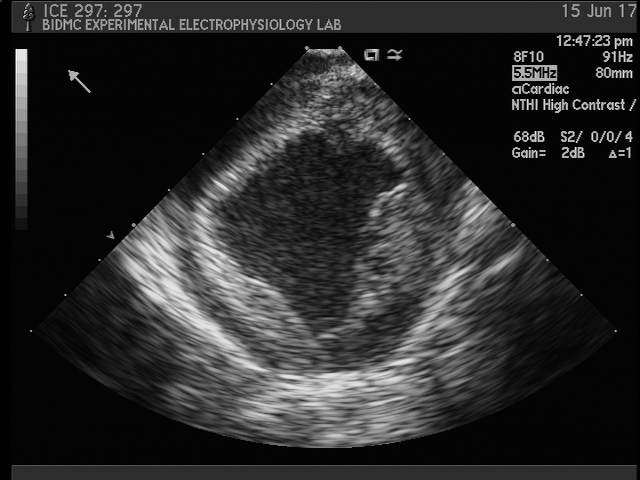
#> input picture images/exp5_images/16062017_125454573_4068.jpg, 640 x 480 px; its folder holds 4 pictures in this run
$ python preliminary.py   (older library calls are emulated)
#> lines starting #> are read from the running program, lines starting #| are printed output that depends on the picture; after the words box and inside, x2 and y2 are one past the last pixel; in counts of white or black regions, pixels touching at a corner belong together
### python explore/speckle.py
import cv2
import matplotlib.pyplot as plt
from scipy import ndimage
import numpy as np
import sys
import pdb
import glob
from skimage.feature import peak_local_max
from contrast import apply_brightness_contrast


### Global variables
dis_thresh = 490


# [69 lines left out: functions helper_save_my_image, helper_get_distance_sq, helper_find_next_speckle, not called in this run]

def find_blob(filename, saveit = False, plotit = False):
#> called with saveit = False, plotit = False
	print(filename)
	a = cv2.imread(filename)
#> a is the input picture: shape (480, 640, 3); min 0, max 254, mean 42.3
	# pdb.set_trace()

	imgray = a.copy()
	imgray = cv2.cvtColor(imgray,cv2.COLOR_BGR2GRAY)

	## find local peaks
	# imgray = cv2.medianBlur(imgray,5)
	fp = np.ones((5, 5))
	fp[:,2] = np.zeros(5)
	fp[2,2] = 1

	coordinates = peak_local_max(imgray, threshold_abs = 150, footprint = fp)
#> coordinates = 2077 pairs, first value 4 to 441, second value 16 to 631

	######################################
	### Mask Out Info by Contour
	######################################
	imgray_cp = imgray.copy()
	ret,thresh = cv2.threshold(imgray_cp,5,255,0)
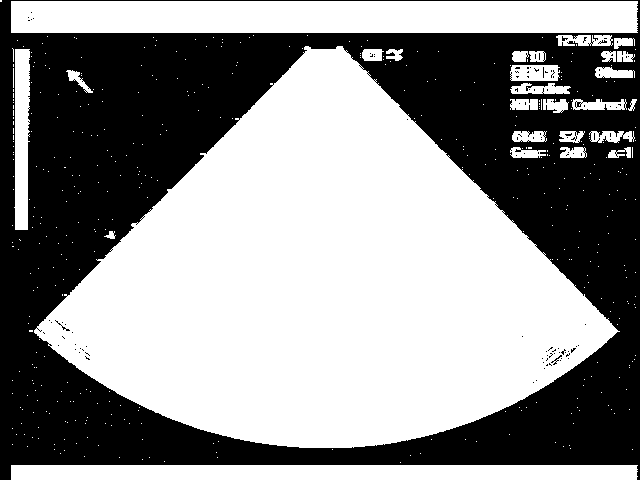
#> thresh: shape (480, 640); 56.3% white; 114 black regions (111 under 20 px)
	# thresh = cv2.erode(thresh, None, iterations=1)
	# thresh = cv2.dilate(thresh, None, iterations=1)

	image, contours, hierarchy = cv2.findContours(thresh,cv2.RETR_EXTERNAL, cv2.CHAIN_APPROX_NONE)
#> contours = 438 contours, 411 with area under 20; largest, box (x1, y1, x2, y2) and area: (34, 46, 620, 448) 134225, (11, 1, 638, 33) 19389, (11, 465, 638, 480) 8754, (14, 49, 30, 230) 2280, (510, 65, 560, 81) 699
	c = max(contours, key=cv2.contourArea)
#> c = contour of 1372 points, box (x1, y1, x2, y2) (34, 46, 620, 448), area 134225

	# [10 lines of commented-out code are left out]

	other_info = imgray.copy()
	other_info = cv2.fillPoly(other_info, pts =[c], color=(255,255,255))
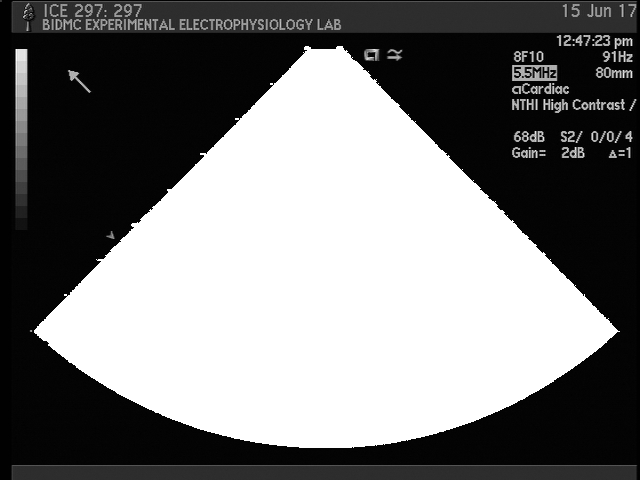
#> other_info: shape (480, 640); min 0, max 255, mean 121.6

	ultra_ori = imgray - other_info
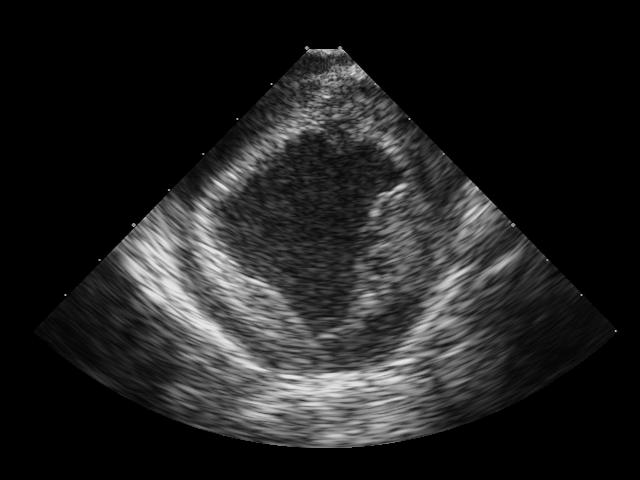
#> ultra_ori: shape (480, 640); min 0, max 229, mean 33.1
	ultra = ultra_ori.copy()
	# [26 lines of commented-out code are left out]
	ret,thresh = cv2.threshold(ultra,100,255,0)
#> thresh: shape (480, 640); 12.6% white; 209 white regions (137 under 20 px), largest, box (x1, y1, x2, y2) and area: (114, 197, 479, 448) 26985, (451, 180, 502, 254) 1608, (204, 147, 265, 201) 1074

	# thresh = cv2.medianBlur(thresh, 11)
	thresh = cv2.dilate(thresh, None,iterations=12) #3
#> thresh: shape (480, 640); 35.4% white; 5 white regions, box (x1, y1, x2, y2) and area: (87, 34, 560, 460) 106250, (603, 318, 629, 344) 676, (431, 141, 457, 167) 675, (53, 282, 78, 308) 650, (569, 282, 594, 308) 650
	thresh = cv2.erode(thresh, None, iterations=2)
#> thresh: shape (480, 640); 33.2% white; 5 white regions, box (x1, y1, x2, y2) and area: (89, 36, 558, 458) 100138, (605, 320, 627, 342) 484, (433, 143, 455, 165) 483, (55, 284, 76, 306) 462, (571, 284, 592, 306) 462

	thresh = cv2.medianBlur(thresh, 11)
#> thresh: shape (480, 640); 33.2% white; 5 white regions, box (x1, y1, x2, y2) and area: (89, 36, 558, 458) 100239, (433, 143, 455, 165) 436, (605, 320, 627, 342) 436, (55, 284, 76, 306) 414, (571, 284, 592, 306) 414
	thresh = cv2.dilate(thresh, None,iterations=12) #3
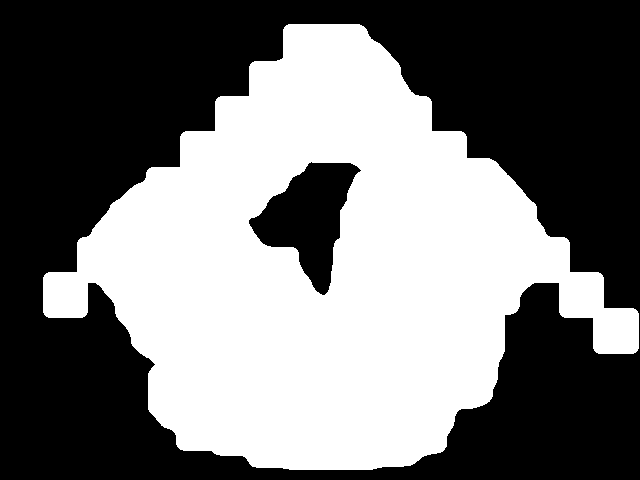
#> thresh: shape (480, 640); 45.3% white; 1 white region, box (x1, y1, x2, y2) and area: (43, 24, 639, 470) 139195
	thresh = cv2.erode(thresh, None, iterations=1)
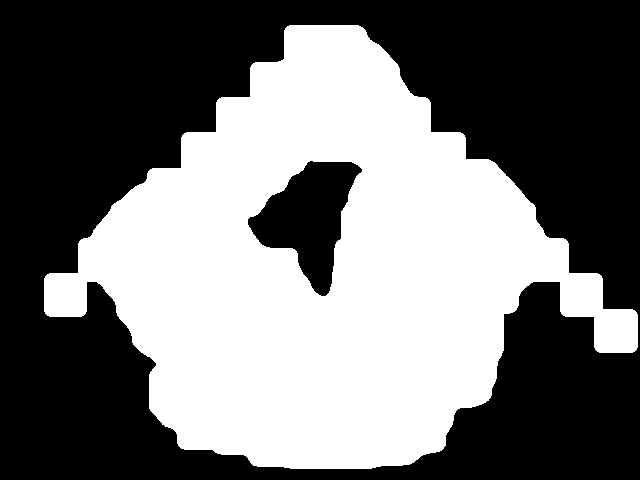
#> thresh: shape (480, 640); 44.4% white; 1 white region, box (x1, y1, x2, y2) and area: (44, 25, 638, 469) 136395


	thresh = cv2.medianBlur(thresh, 11)
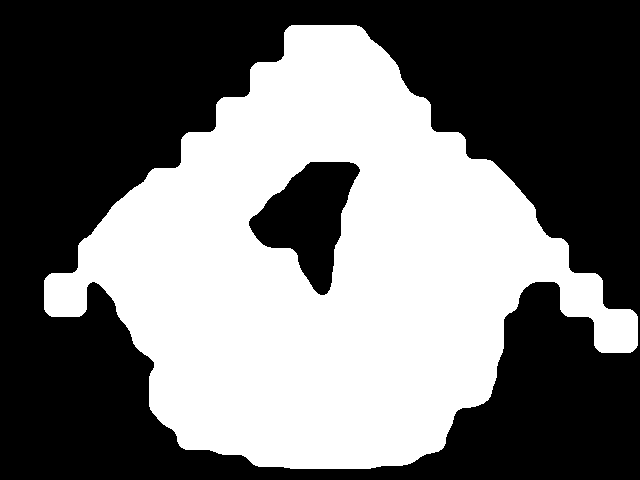
#> thresh: shape (480, 640); 44.4% white; 1 white region, box (x1, y1, x2, y2) and area: (44, 25, 638, 469) 136404

	# for xy in coordinates:
	# 	y, x  = xy[0], xy[1]
	# 	cv2.circle(thresh, (x, y), 2, (0, 255, 0))

	print("saving "+'dilation/'+filename[-8::])
	plt.imsave('dilation/dilation10/'+filename[-8::], thresh)
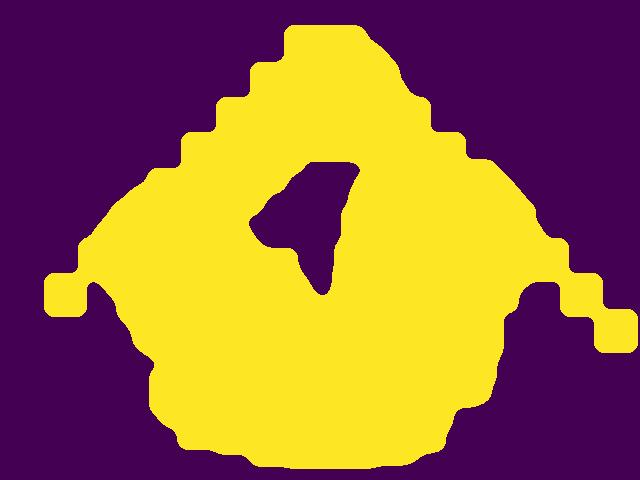
#> saved as 4068.jpg: shape (480, 640, 3); mean R, G, B 150.1, 102.3, 62.2

	# ultra8 = (255 - thresh).astype('uint8')

	# # plt.figure()
	# # plt.imshow(ultra8)
	# # plt.show()

	# # Set up the detector with default parameters.
	# detector = cv2.SimpleBlobDetector_create()

	# # Detect blobs.
	# keypoints = detector.detect(ultra8)

	# # Draw detected blobs as red circles.
	# # cv2.DRAW_MATCHES_FLAGS_DRAW_RICH_KEYPOINTS ensures the size of the circle corresponds to the size of blob
	# im_ori = ultra_ori.copy()
	# ultra_w_circle = cv2.drawKeypoints(im_ori, keypoints, np.array([]), (0,255, 0), cv2.DRAW_MATCHES_FLAGS_DRAW_RICH_KEYPOINTS)
	# processed_w_circle = cv2.drawKeypoints(ultra8, keypoints, np.array([]), (0,255, 0), cv2.DRAW_MATCHES_FLAGS_DRAW_RICH_KEYPOINTS)

	# if saveit:
	# 	helper_save_my_image(filename, ultra_w_circle, processed_w_circle, plotit)

	# # pdb.set_trace()

	# return keypoints, ultra_ori, ultra8


# [45 lines left out: functions two_frames, three_frames, not called in this run]

def process_frames(file_path):

	files = glob.glob(file_path+"*.jpg")
	files = sorted(files)
	file_of_interest = files[0:30]

	for i in range(1, len(file_of_interest)-1):
		prev_file = file_of_interest[i-1]
		this_file = file_of_interest[i]
		next_file = file_of_interest[i+1]

		# two_frames(this_file, next_file)
		# three_frames(prev_file, this_file, next_file)
		find_blob(this_file)
#> pass 2 of the loop in process_frames, `for i in range(1, len(file_of_interest)-1):`:
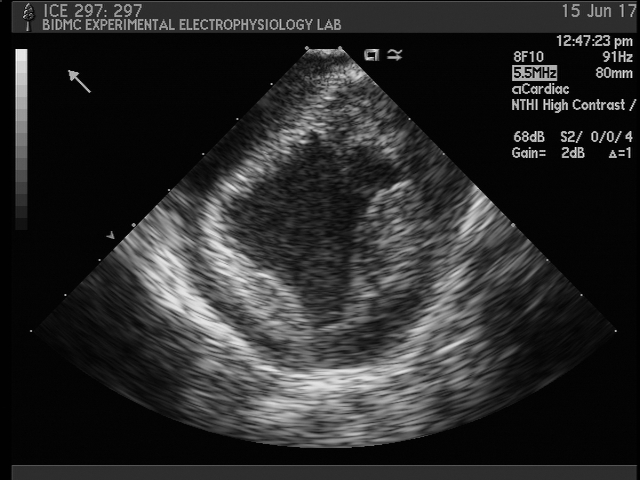
#> input picture images/exp5_images/16062017_125454673_4071.jpg, 640 x 480 px
#> in find_blob, a is the input picture: shape (480, 640, 3); min 0, max 252, mean 42.2
#> coordinates = 2062 pairs, first value 4 to 439, second value 16 to 631
#> in find_blob (call 2), `ret,thresh = cv2.threshold(imgray_cp,5,255,0)`:
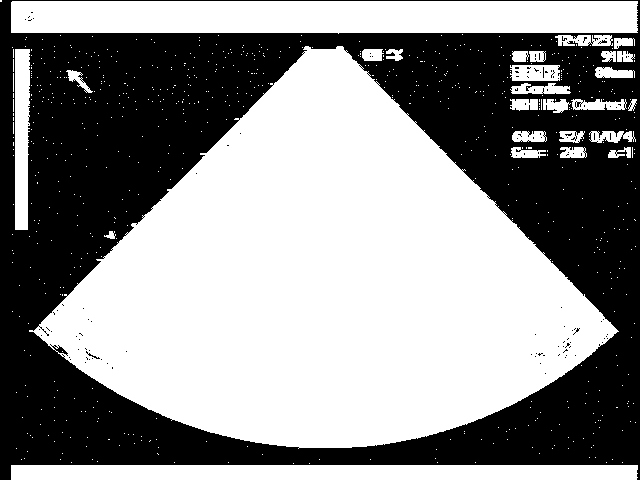
#> thresh: shape (480, 640); 56.4% white; 130 black regions (128 under 20 px)
#> contours = 702 contours, 675 with area under 20; largest, box (x1, y1, x2, y2) and area: (29, 46, 619, 449) 134240, (11, 1, 638, 34) 19390, (11, 465, 638, 480) 8756, (15, 49, 30, 230) 2290, (510, 65, 560, 81) 697
#> c = contour of 1387 points, box (x1, y1, x2, y2) (29, 46, 619, 449), area 134240
#> in find_blob (call 2), `plt.imsave('dilation/dilation10/'+filename[-8::], thresh)`:
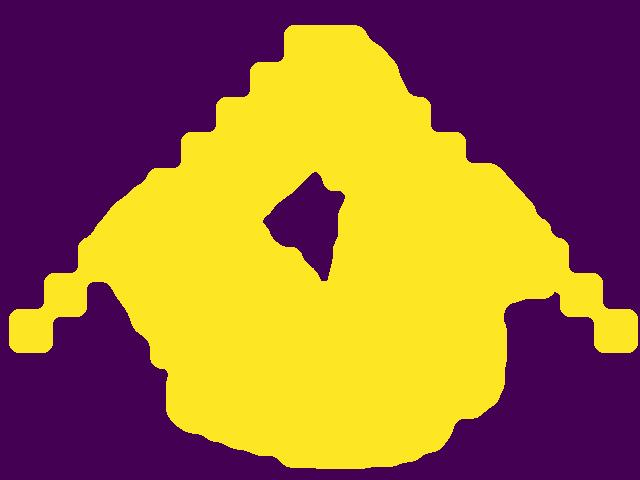
#> saved as 4071.jpg: shape (480, 640, 3); mean R, G, B 152.2, 104.9, 61.7

### python explore/preliminary.py
import cv2
import matplotlib.pyplot as plt
from scipy import ndimage
import numpy as np
import sys
import pdb
import glob
import os
### My functions
from speckle import find_blob, two_frames, process_frames
import sift

# mypath = "/Volumes/GoogleDrive/My Drive/Alperen's Images/Exp 5 The Best Set/20170616_124815718/images/"
# filename = "/Volumes/GoogleDrive/My Drive/Alperen's Images/Exp 5 The Best Set/20170616_124815718/images/16062017_125258857_600.jpg"
# filename = "/Volumes/GoogleDrive/My Drive/Alperen's Images/Exp 5 The Best Set/20170616_124815718/images/16062017_125258889_601.jpg"


mypath = "exp5_images/"
file1 = mypath+"16062017_125258857_600.jpg"
file2 = mypath+'16062017_125258889_601.jpg'


# [12 lines of commented-out code are left out]
process_frames(mypath)
# [10 lines of commented-out code are left out]
